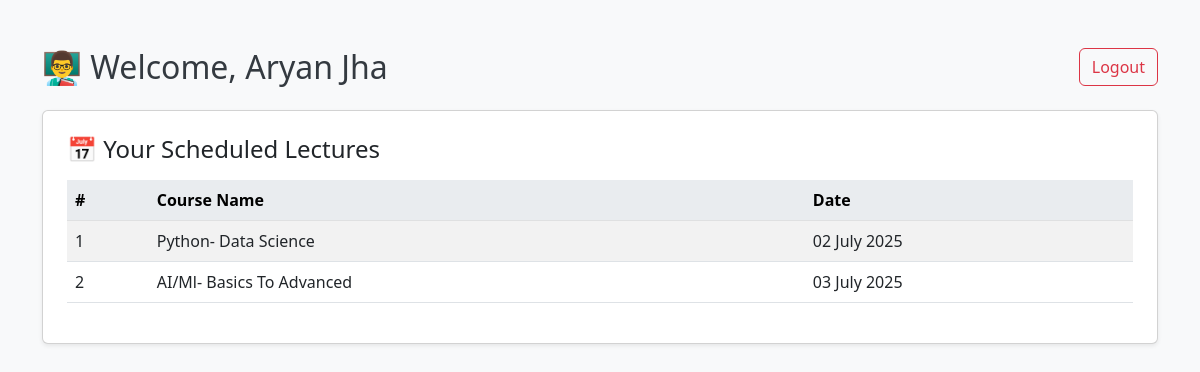
The app's page /instructor/ (signed in) with its own data.
### models.py (models this page shows, shortened)
class Instructor(UserMixin, db.Model):
    __tablename__ = 'instructors'
    id = db.Column(db.Integer, primary_key=True)
    name = db.Column(db.String(100), nullable=False)
    email = db.Column(db.String(120), unique=True, nullable=False)
    password_hash = db.Column(db.String(128), nullable=False)
    role = db.Column(db.String(20), default='instructor')  # 'admin' or 'instructor'
    lectures = db.relationship('Lecture', backref='instructor', lazy=True)

class Lecture(db.Model):
    __tablename__ = 'lectures'
    id = db.Column(db.Integer, primary_key=True)
    course_id = db.Column(db.Integer, db.ForeignKey('courses.id'), nullable=False)
    instructor_id = db.Column(db.Integer, db.ForeignKey('instructors.id'), nullable=False)
    date = db.Column(db.Date, nullable=False)
    __table_args__ = (
        db.UniqueConstraint('instructor_id', 'date', name='unique_instructor_date'),
    )

class Course(db.Model):
    __tablename__ = 'courses'
    id = db.Column(db.Integer, primary_key=True)
    name = db.Column(db.String(150), nullable=False)
    level = db.Column(db.String(50), nullable=False)
    description = db.Column(db.Text, nullable=True)
    image_url = db.Column(db.String(255), nullable=True)
    lectures = db.relationship('Lecture', backref='course', lazy=True)

### routes/instructor_routes.py (the view)
@instructor_bp.route('/')
@login_required
def instructor_dashboard():
    if current_user.role != 'instructor':
        return redirect(url_for('auth.login'))
    lectures = Lecture.query.filter_by(instructor_id=current_user.id).order_by(Lecture.date.asc()).all()
    return render_template('instructor_dashboard.html', lectures=lectures)

### app.py (called while the page is built)
@login_manager.user_loader
def load_user(user_id):
    return db.session.get(Instructor, int(user_id))

### templates/instructor_dashboard.html (shortened to what this page needs)
{% extends 'base.html' %}
{% block content %}
<div class="container mt-5">
    <div class="d-flex justify-content-between align-items-center mb-4">
        <h2 class="mb-0">👨‍🏫 Welcome, {{ current_user.name }}</h2>
        <a href="{{ url_for('auth.logout') }}" class="btn btn-outline-danger">Logout</a>
    </div>
    <div class="card shadow-sm p-4">
        <h4 class="mb-3">📅 Your Scheduled Lectures</h4>
        {% if lectures %}
        <div class="table-responsive">
            <table class="table table-striped align-middle">
                <thead class="table-light">
                    <tr>
                        <th scope="col">#</th>
                        <th scope="col">Course Name</th>
                        <th scope="col">Date</th>
                    </tr>
                </thead>
                <tbody>
                    {% for lecture in lectures %}
                    <tr>
                        <td>{{ loop.index }}</td>
                        <td>{{ lecture.course.name }}</td>
                        <td>{{ lecture.date.strftime('%d %B %Y') }}</td>
                    </tr>
                    {% endfor %}
                </tbody>
            </table>
        </div>
        {% else %}
        <div class="alert alert-info mt-3" role="alert">
            <strong>Heads up!</strong> You have no lectures assigned yet. Please contact your admin.
        </div>
        {% endif %}
    </div>
</div>
{% endblock %}

### static/css/styles.css (style rules this page uses)
body { background-color: #f8f9fa; font-family: 'Segoe UI', sans-serif; }
h3, h2 { color: #343a40; }
.card { box-shadow: 0 4px 10px rgba(0, 0, 0, 0.05); }
.table th { background-color: #e9ecef; }

### records on screen
Instructor: name "Aryan Jha"
Lecture: course.name "Python- Data Science", date "02 July 2025"
Lecture: course.name "AI/Ml- Basics To Advanced", date "03 July 2025"
